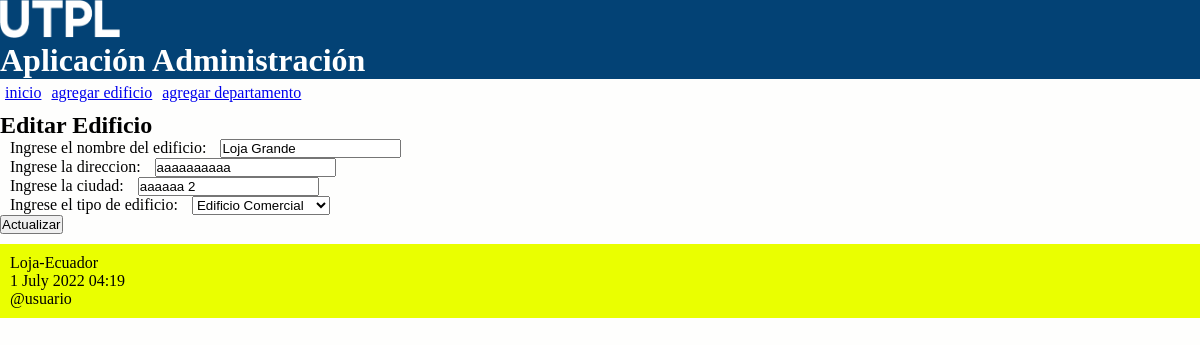
Page /editar/edicio/3 on the committed database.
### administrativo/models.py (models this page shows, shortened)
class Edificio(models.Model):
    class Meta:
        verbose_name_plural = "Edificios"
    opciones_tipo = (
        ('residencial', 'Edificio Residencial'),
        ('comercial', 'Edificio Comercial'),
    )
    nombre = models.CharField(max_length=30)
    direccion = models.CharField(max_length=100)
    ciudad = models.CharField(max_length=30)
    tipo = models.CharField(max_length=50, choices=opciones_tipo)

### administrativo/views.py (the view)
# urls.py: path('editar/edicio/<int:id>', views.editar_edificio, name='editar_edificio'),
def editar_edificio(request, id):
    edificio = Edificio.objects.get(pk=id)
    if request.method=='POST':
        formulario = EdificioForm(request.POST, instance=edificio)
        print(formulario.errors)
        if formulario.is_valid():
            formulario.save() # se guarda en la base de datos
            return redirect(index)
    else:
        formulario = EdificioForm(instance=edificio)
    diccionario = {'formulario': formulario}
    return render(request, 'editarEdificio.html', diccionario)

### administrativo/forms.py (shortened to what this page needs)
class EdificioForm(ModelForm):
    class Meta:
        model = Edificio
        fields = ['nombre', 'direccion', 'ciudad', 'tipo']
        labels = {
            'nombre': _('Ingrese el nombre del edificio'),
            'direccion': _('Ingrese la direccion'),
            'ciudad': _('Ingrese la ciudad'),
            'tipo': _('Ingrese el tipo de edificio'),
        }

### administrativo/templates/editarEdificio.html (shortened to what this page needs)
{% extends "master.html" %}
{% block content %}
<h2>Editar Edificio</h3>
<form action="" method="post">
  {{formulario.as_p}}
  <p><input type='submit' value='Actualizar'/></p>
</form>
{% endblock %}

### administrativo/static/css/estilos.css (style rules this page uses)
* { margin: 0; padding: 0; }
body { width: 100%; background: #FEFEFD; }
label { padding: 12px 10px; }

### rows in the picture
Edificio: nombre "Loja Grande", direccion "aaaaaaaaaa", ciudad "aaaaaa 2", tipo "Edificio Comercial"
